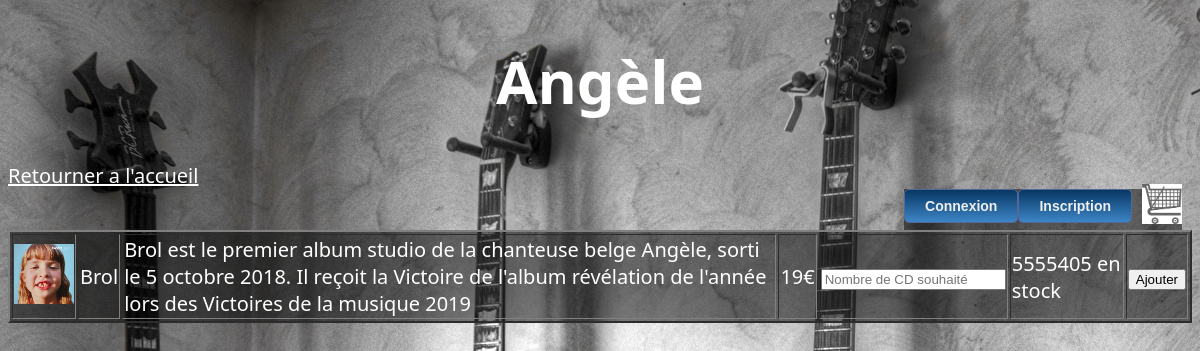
The page /marchand/titrea.php?id=1 on the database its author committed.
### tables this page shows
CREATE TABLE `Artiste` (
  `codeA` int(11) NOT NULL,
  `nom` varchar(500) NOT NULL
);

CREATE TABLE `CD` (
  `codeCD` int(11) NOT NULL,
  `nom` varchar(500) NOT NULL,
  `descriptionCD` varchar(500) NOT NULL,
  `photoCD` varchar(500) NOT NULL,
  `prixCD` float NOT NULL,
  `stockCD` int(11) NOT NULL,
  `codeA` int(11) NOT NULL,
  `codeG` int(11) NOT NULL
);

### marchand/titrea.php (the view, shortened to what this page needs)
<!DOCTYPE html>
<html>
<head>
	<link href="acceuil.css" rel="stylesheet" />
</head>
<body>
	<div id="pres">
		<div id="titre">
			<?php
				$maCo=mysqli_connect("172.19.0.24","root","0550002D","marchand");
				$reqq="SELECT nom FROM Artiste WHERE codeA = ".$_GET["id"];
				$resuu=mysqli_query($maCo,$reqq);
				$tableau=mysqli_fetch_array($resuu);
				echo "<h1>".$tableau["nom"]."</h1>";
			?>
		</div>
	</div>
	<a href="acceuil.php" style="color:#FFFFFF" > Retourner a l'accueil </a>
	<div class="le">
		<div class="blanc">
		</div>
		<div id="tout">
			<div id="haut">
				<div id="login">
					<form name="formulaire" action="" method="POST">
					<?php
						if(!isset($_SESSION["login"]))
						{
							echo "<input type='submit' name='co' class='bouton'	value='Connexion'/>";
							echo '<input type="submit" name="ins" class="bouton" value="Inscription"/>';
						}
						else
						{
							echo "<input type='button' id='supprimer' name='sup' class='bouton' value='Deconnexion'/>";
						}
					?>
					</form>
				</div>
				<div id="panier">
					<a href="./panier.php"><img src="./image/panier.png" width="40" height="40" /> </a>
				</div>
			</div>
		</div>
	</div>
	<div id="artiste">
		<?php
			$maCo=mysqli_connect("172.19.0.24","root","0550002D","marchand");
			$req="SELECT * FROM CD WHERE codeA = ".$_GET["id"];
			$resu=mysqli_query($maCo,$req);
			echo "<form name='formulaire' action='ajoutc.php' method='POST'>";
			echo "<table border='2'>";
			while($tableauLigne=mysqli_fetch_array($resu))
			{
				echo "<tr>";
				echo "<td> <img src=\"image/".$tableauLigne["photoCD"]."\" width=60 height=60 /> </td>";
				echo "<td>".$tableauLigne["nom"]."</td> <td>".$tableauLigne["descriptionCD"]."</td>";
				echo "<td>".$tableauLigne["prixCD"]."€ </td>";
				echo "<td> <input type='number' name='ui".$tableauLigne["codeCD"]."' placeholder='Nombre de CD souhaité'/> </td> <td>".$tableauLigne["stockCD"]." en stock </td>";
				echo "<td> <button name='id' value='".$tableauLigne["codeCD"]."'> Ajouter  </button> </td>";
			}
			echo "</tr>";
			echo "</table>" ;
			echo "</form>";
		?>
	</div>
</body>
</html>

### marchand/acceuil.css (style rules this page uses)
body { font-family:Noto Sans, sans-serif; background-image:url(image/fond.jpg); background-repeat: no-repeat; background-size : center; background-attachment : fixed; color: white; font-size:20px; }
#titre { color:white; text-align:center; font-size:30px; }
#haut { background-color:rgba(0,0,0,0.5); display:flex; margin-right:10px; }
#panier { margin-left:10px; margin-top:-5px; }
#login { text-align:center; }
.bouton { background: #073763; background: -webkit-linear-gradient(#073763, #3d85c6); background: linear-gradient(#073763, #3d85c6); border: 1px solid #556699; border-radius: 5px; padding: 9px 20px; color: #eeeeee; display: inline-block; font: normal 700 14px/1 "Calibri", sans-serif; text-align: center; text-shadow: none; }
#tout { display:flex; flex-direction: column; }
.le { display:flex; flex-direction:row; }
.blanc { flex-grow:1; }
#artiste { background-color:rgba(0,0,0,0.5); }

### rows shown on the page
artiste: nom "Angèle"
cd: photoCD (picture), nom "Brol", descriptionCD "Brol est le premier album studio de la chanteuse belge Angèle, sorti le 5 octobre 2018. Il reçoit la Victoire de l'album révélation de l'année lors des Victoires de la musique 2019", prixCD "19", stockCD "5555405", $tableauLigne["codeCD"] 1 (drawn)
